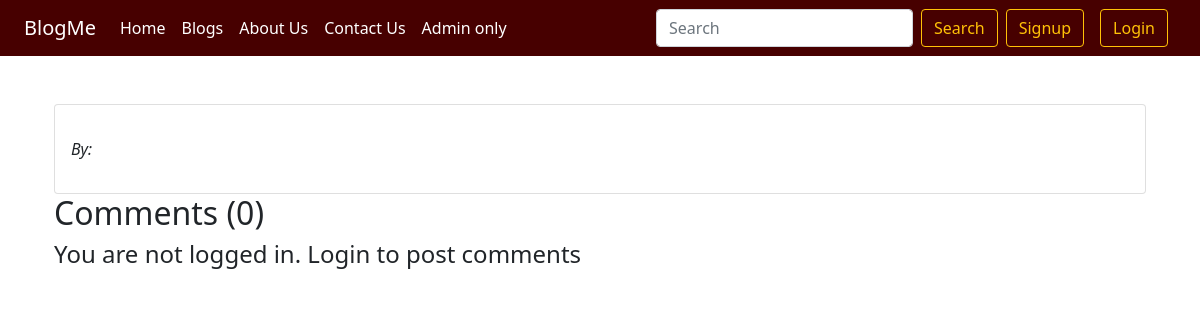
The page /blog/Testing-two-Punit-Gavali/ on the database as committed earlier.
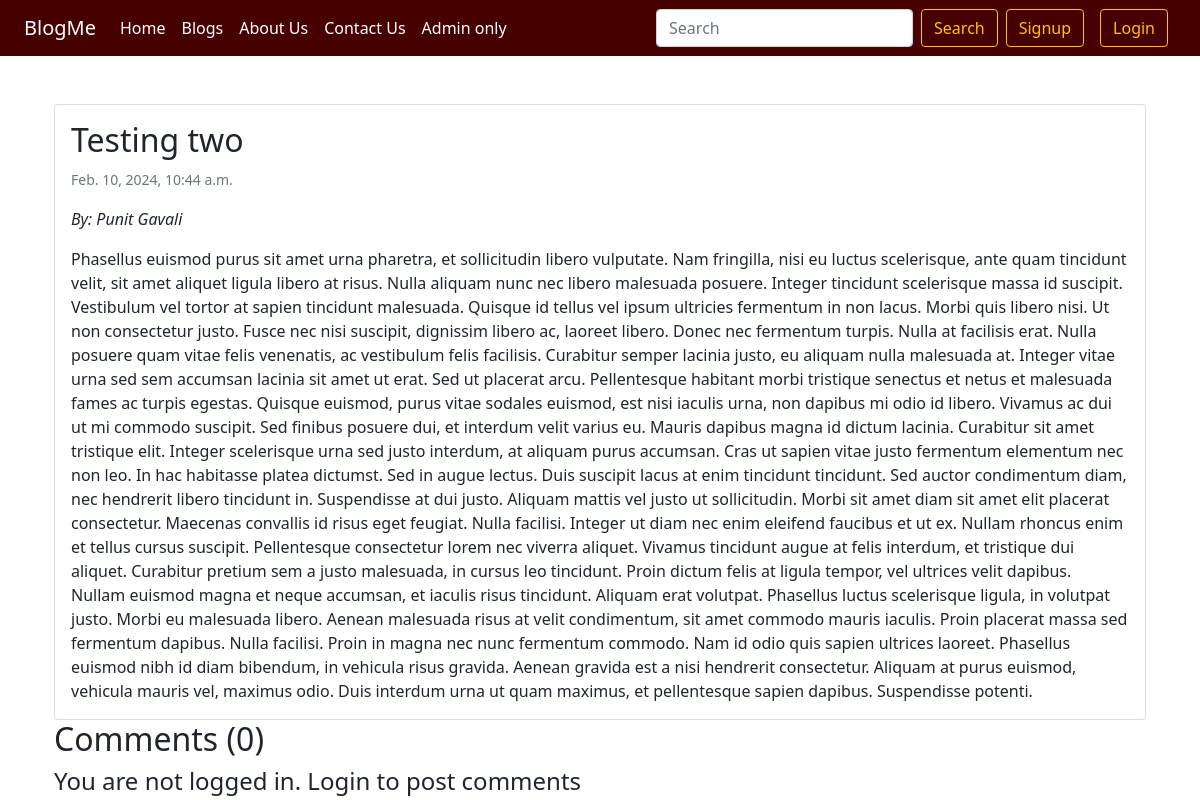
The same page on the database as committed later.
### blog/models.py (models this page shows, shortened)
class Post(models.Model):
    pid=models.AutoField(primary_key=True)
    title=models.CharField(max_length=255)
    author=models.CharField(max_length=15)
    content=models.TextField()
    slug=models.CharField(max_length=100)
    timestamp=models.DateTimeField(blank=True)

### blog/views.py (the view)
# urls.py: path('<str:slug>/', views.blogPost, name='blogPost'),
def blogPost(request, slug):
    post = Post.objects.filter(slug=slug).first()
    comments = BlogComment.objects.filter(post=post, parent=None)
    replies = BlogComment.objects.filter(post=post).exclude(parent=None)
    totalcomments = list(chain(comments, replies))
    replyDict = {}
    for reply in replies:
        if reply.parent.cid not in replyDict:
            replyDict[reply.parent.cid] = [reply]
        else:
            replyDict[reply.parent.cid].append(reply)
    context = {'post': post, 'comments': comments, 'user': request.user, 'replyDict': replyDict, 'totalcomments':totalcomments}
    return render(request, 'blog/blogPost.html', context)

### templates/blog/blogPost.html (shortened to what this page needs)
{% extends 'home/base.html' %}
{% block css %}
    <link href="https://stackpath.bootstrapcdn.com/bootstrap/5.1.3/css/bootstrap.min.css" rel="stylesheet">
{% endblock %}
{% block body %}
    {% load humanize %}
    {% load extras %}
    <div class="container mt-5">
        <div class="card">
            <div class="card-body">
                <h2 class="card-title">{{ post.title }}</h2>
                <p class="card-text"><small class="text-muted">{{ post.timestamp }}</small></p>
                <p class="card-text"><em>By: {{ post.author }}</em></p>
                <p class="card-text">{{ post.content }}</p>
            </div>
        </div>
    </div>
    <div class="container">
        <h2>Comments ({{ totalcomments|length }})</h2>
        <div class="my-2">
            {% if user.is_authenticated %}
                <form action="/blog/postComment/" method="post" class="my-3">
                    {% csrf_token %}
                    <div class="input-group mb-3">
                        <input type="text" class="form-control" name="comment" id="comment"
                               placeholder="Enter your comment here..." required>
                        <input type="hidden" name="postId" value="{{ post.pid }}">
                        <button class="btn btn-warning" type="submit">Submit</button>
                    </div>
                </form>
            {% else %}
                <h4>You are not logged in. Login to post comments</h4>
            {% endif %}
        </div>
    </div>
{% endblock %}

Rows that differ between the two databases and show on the page:
added Post: title "Testing two", timestamp "Feb. 10, 2024, 10:44 a.m.", author "Punit Gavali", content "Phasellus euismod purus sit amet urna pharetra, et sollicitudin libero vulputate. Nam fringilla, nisi eu luctus scelerisque, ante quam tincidunt velit, sit amet aliquet ligula libero at risus. Nulla aliquam nunc nec libero malesuada posuere. Integer tincidunt scelerisque massa id suscipit. Vestibulum vel tortor at sapien tincidunt malesuada. Quisque id tellus vel ipsum ultricies fermentum in non lacus. Morbi quis libero nisi. Ut non consectetur justo. Fusce nec nisi suscipit, dignissim libero ac, laoreet libero. Donec nec fermentum turpis. Nulla at facilisis erat. Nulla posuere quam vitae felis venenatis, ac vestibulum felis facilisis. Curabitur semper lacinia justo, eu aliquam nulla…"
